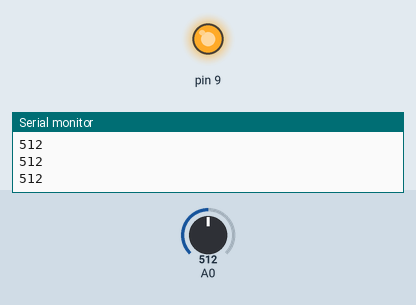
This sketch was run on a simulated Arduino Uno, built with avr-gcc and run on an emulated ATmega328P. On the bench: output pins drawn as LEDs (lit = HIGH), the last lines printed to the serial monitor. The inputs (shaded band) are chosen by the test bench; at power-on: A0 = 512.

Above: at 1.2 s.
1.3 s: A0 set to 0
At 1.7 s:
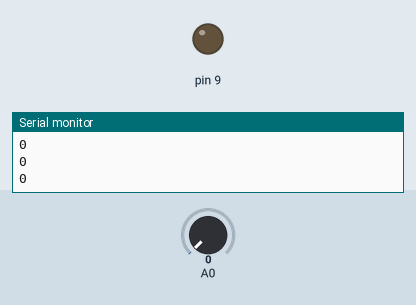
2.8 s: A0 set to 122
At 4.1 s:
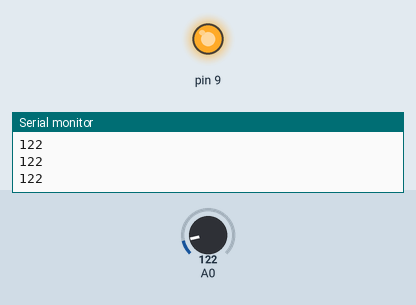
Timing chart, 0 to 5.8 s (numbered marks = the images above; inputs shaded):
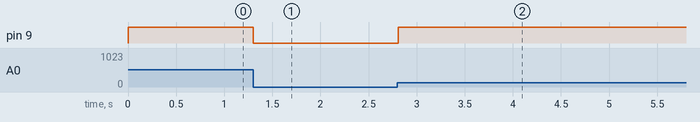

Measured:
- after the input at 1.3 s, pin 9: HIGH → LOW at once
- after the input at 2.8 s, pin 9: LOW → HIGH at once

The sketch:

task_1.ino
```cpp
void setup() {
  // put your setup code here, to run once:
  Serial.begin(9600);
  pinMode(A0, INPUT);
  pinMode(9, OUTPUT);
}

void loop() {
  // put your main code here, to run repeatedly:
  int a = analogRead(A0);
  Serial.println(a);
  if(a <= 0){
    digitalWrite(9, LOW);
  } else {
    digitalWrite(9, HIGH);
  }

}
```
